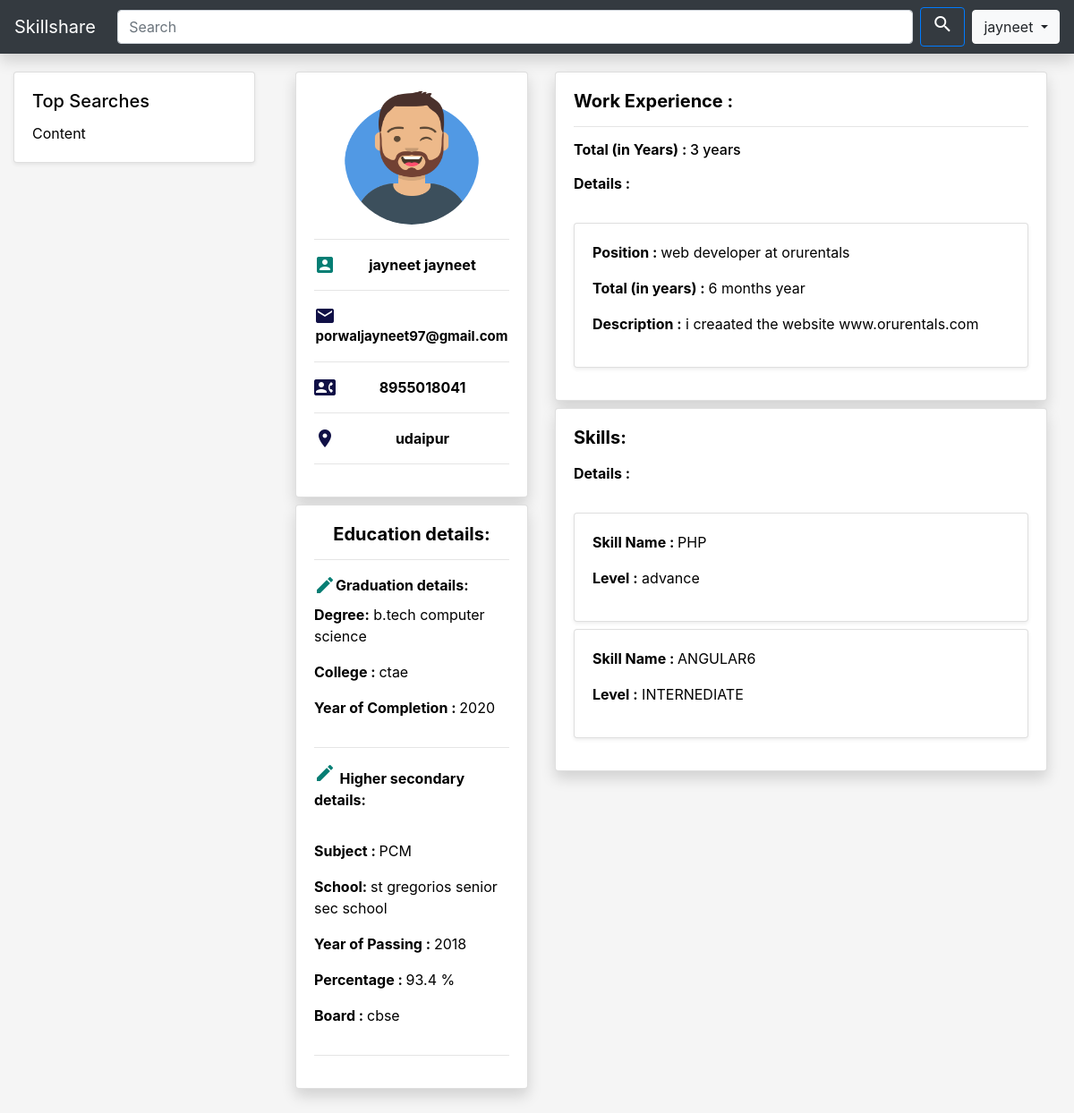
/profile.php?uid=5 (signed in), run on an earlier commit of the app's database.
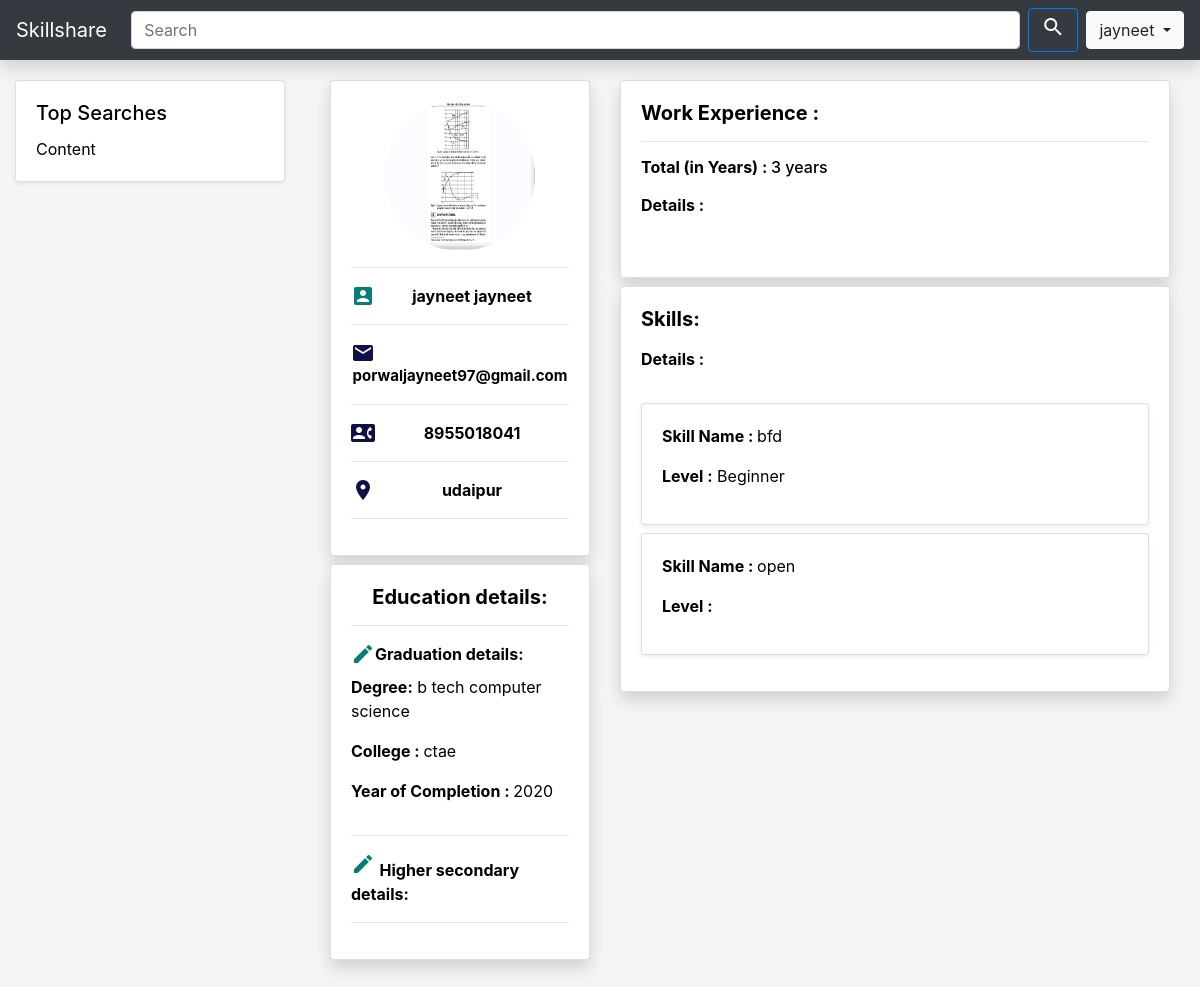
And on a later commit of the database.
### tables this page shows
CREATE TABLE `user` (
  `user_id` int(10) NOT NULL,
  `user_fname` varchar(255) NOT NULL,
  `user_lname` varchar(255) NOT NULL,
  `user_email` varchar(255) NOT NULL,
  `user_phone` varchar(11) NOT NULL,
  `user_password` varchar(25) NOT NULL,
  `user_profileimg` varchar(255) NOT NULL DEFAULT 'avatar.png',
  `user_city` varchar(20) NOT NULL,
  `experience` int(5) NOT NULL DEFAULT '0'
);

CREATE TABLE `graduation` (
  `graduation_id` int(10) NOT NULL,
  `user_id` int(10) NOT NULL,
  `college_name` varchar(255) NOT NULL,
  `degree_name` varchar(20) NOT NULL,
  `subject` varchar(20) NOT NULL,
  `year_of_completion` varchar(10) NOT NULL
);

CREATE TABLE `school` (
  `school_id` int(10) NOT NULL,
  `user_id` int(10) NOT NULL,
  `school_name` varchar(255) NOT NULL,
  `school_board` varchar(255) NOT NULL,
  `school_percentage` varchar(10) NOT NULL
);

CREATE TABLE `work_experience` (
  `experience_id` int(10) NOT NULL,
  `user_id` int(10) NOT NULL,
  `organisation` text NOT NULL,
  `position` text NOT NULL,
  `duration` text NOT NULL,
  `description` text NOT NULL
);

CREATE TABLE `skills` (
  `skill_id` int(10) NOT NULL,
  `user_id` int(10) NOT NULL,
  `skill_name` varchar(20) NOT NULL,
  `skill_level` varchar(20) NOT NULL
);

### includes/user.php (called while the page is built, shortened)
<?php
class User {
    var $user_id;
    var $conn;
    function User($user_id){
        include "db.php";
        $this->user_id=$user_id;
        $this->conn = $conn;
    }
    function getskills(){
        $sql = "select * from skills where user_id='$this->user_id'";
        $result = mysqli_query($this->conn,$sql);
        $array=null;
        if ($result) {
            while($row = mysqli_fetch_array($result)) {
                $array[]=$row;
            }
            return $array;
        } else {
            return $array;
        }
    }
    function getexperience(){
        $sql = "select * from work_experience where user_id='$this->user_id'";
        $result = mysqli_query($this->conn,$sql);
        $array=null;
        if ($result) {
            while($row = mysqli_fetch_array($result)) {
                $array[]=$row;
            }
            return $array;
        } else {
            return $array;
        }
    }
    function getschool(){
        $sql = "select * from school where user_id='$this->user_id'";
        $result = mysqli_query($this->conn,$sql);
        $array=null;
        if ($result) {
            while($row = mysqli_fetch_array($result)) {
                $array[]=$row;
            }
            return $array;
        } else {
            return $array;
        }
    }
    function getgraduation(){
        $sql = "select * from graduation where user_id='$this->user_id'";
        $result = mysqli_query($this->conn,$sql);
        $array=null;
        if ($result) {
            while($row = mysqli_fetch_array($result)) {
                $array[]=$row;
            }
            return $array;
        } else {
            return $array;
        }
    }
    function getpersonal(){
        $sql = "select user_fname,user_lname,user_email,user_phone,user_profileimg,user_city,experience from user where user_id='$this->user_id'";
        $result = mysqli_query($this->conn,$sql);
        $array=null;
        if ($result) {
            while($row = mysqli_fetch_array($result)) {
                $array[]=$row;
            }
            return $array;
        } else {
            return $array;
        }
    }
    function getResume(){
        $skills=$this->getskills();
        $experience=$this->getexperience();
        $school=$this->getschool();
        $graduation=$this->getgraduation();
        $personal=$this->getpersonal();
        $resume['skills']=$skills;
        $resume['experience']=$experience;
        $resume['school']=$school;
        $resume['graduation']=$graduation;
        $resume['personal']=$personal;
        return $resume;
    }
}
?>

### profile.php (the view, shortened to what the changed rows need)
<?php
    if(!isset($_SESSION['user_id'])){
        echo "<script>window.open('signin.html','_self')</script>";
    }
    else{
    include "includes/user.php";
    $user_id=$_GET['uid'];
    $user=new User($user_id);
    $resume=$user->getResume();
?>
<!doctype html>
<html lang="en">
  <head>
    <link rel="stylesheet" href="https://stackpath.bootstrapcdn.com/bootstrap/4.2.1/css/bootstrap.min.css">
  </head>
  <body>
<br>
<div class="row mx-auto">
<div class="col-lg-9 col-sm-auto col-md-auto">
   <div>
    <div class="container-fluid">
          <div class="row">
              <div class="col-lg-4 col-sm-auto col-md-auto">
                                           <?php
                                                if($resume['personal']){
                                                        foreach($resume['personal'] as $personal){
                                                               echo "
                <div class='card mt-2 shadow p' >
                        <div class='card-body' style='text-align:center'>
                                         <div>
                                          <img src='assets/profileimages/".$personal['user_profileimg']."'  class='rounded-circle' alt='Forest' width='150px' height='150px'>
                                         </div>
                                         <hr>
                                          <div class='row mx-auto'>
                                                <i class='material-icons' style='color:rgb(5, 126, 116)'>account_box </i>   <span class='mx-auto font-weight-bold'>".$personal['user_fname']." ".$personal['user_fname']." </span>
                                            </div>
                                                     <hr>
                                        <div class='row mx-auto'>
                                             <i class='material-icons' style='color:rgb(16, 16, 70)'>email </i> <span style='font-size:15px' class='mx-auto font-weight-bold'> ".$personal['user_email']." </span>
                                        </div>
                                   <hr>
                              <div class='row mx-auto'>
                                   <i class='material-icons' style='color:rgb(16, 16, 70)'>contact_phone</i> <span class='mx-auto font-weight-bold'>".$personal['user_phone']." </span>
                              </div>
                                   <hr>
                              <div class='row mx-auto'>
                                  <i class='material-icons' style='color:rgb(16, 16, 70)'>location_on</i> <span class='mx-auto font-weight-bold'>".$personal['user_city']." </span>
                              </div>
                              <hr>
                       </div>
                 </div>";
                        }
                    }
                ?>
           <div class="card mt-2 shadow p">
                  <div class="card-body">
                             <div class="row mx-auto">
                        <?php
                            if($resume['graduation']){
                                foreach($resume['graduation'] as $graduation){
                                    echo "<div> <p> <span class='font-weight-bold'> Degree:</span> <span> ".$graduation['degree_name']." <span> ".$graduation['subject']." </span> </span></p>
                                    <p> <span class='font-weight-bold'> College : </span><span>".$graduation['college_name']."</span> </p>
                                    <p> <span class='font-weight-bold'> Year of Completion : </span> <span>".$graduation['year_of_completion']."</span></p> </div>
                                    ";
                                }
                            }
                        ?>
                   </div>
                 <div class="row mx-auto">
                            <?php
                                if($resume['school']){
                                    foreach($resume['school'] as $school){
                                        echo "<hr> <hr><div><p> <span class='font-weight-bold'> Subject : </span> <span>PCM</span> </p>
                                        <p> <span class='font-weight-bold'>School: </span><span>".$school['school_name']." </span></p>
                                        <p> <span class='font-weight-bold'>Year of Passing : </span> <span>2018</span></p>
                                        <p> <span class='font-weight-bold'> Percentage : </span> <span> ".$school['school_percentage']." %</span></p>
                                        <p> <span class='font-weight-bold'>Board : </span> <span> ".$school['school_board']."</span></p></div> ";
                                    }
                                }
                            ?>
                      </div><hr>
                </div>
         </div>
   </div>
    <div class="col-lg-8 col-sm-auto col-md-auto">
         <div class="card mt-2 shadow p">
              <div class="card-body">
                        <p class="card-text ">
                          <br>
                          <?php
                                if($resume['experience']){
                                    foreach($resume['experience'] as $experience){
                                        echo "                          <div class='card mt-2 shadow-sm'>
                                    <div class='card-body'>
                                            <div class='row mx-auto'>
                                                <p><span class='font-weight-bold'> Position : </span> <span> ".$experience['position']." <Span> at <span>".$experience['organisation']." </span></p>
                                            </div>
                                         <div class='row mx-auto'>
                                              <p> <span class='font-weight-bold' > Total (in years) : </span> <span> ".$experience['duration']." year </span></p>
                                          </div>
                                          <div class='row mx-auto'>
                                              <p> <span class='font-weight-bold'> Description :</span> <span> ".$experience['description']."</span></p>
                                          </div>
                                        </div>
                                    </div>";
                                    }
                                }
                            ?>
                        </p>
                  </div>
             </div>
           <div class="card mt-2 shadow p">
               <div class="card-body">
                   <p class="card-text ">
                            <br>
                                <?php
                                    if($resume['skills']){
                                        foreach($resume['skills'] as $skill){
                                            echo "
                                             <div class='card mt-2 shadow-sm'>
                                                  <div class='card-body'>
                                                         <div class='row mx-auto'>
                                                               <p> <span class='font-weight-bold'> Skill Name : </span> <span> ".$skill['skill_name']."</span></p>
                                                          </div>
                                                        <div class='row mx-auto'>
                                                            <p> <span class='font-weight-bold'> Level :</span> <span>".$skill['skill_level']."</span></p>
                                                         </div>
                                                   </div>
                                             </div>";
                                        }
                                    }
                                ?>
                          </p>
                    </div>
              </div>
      </div>
   </div>
 </div>
</div>
</div>
  </body>
</html>
<?php
}
?>

What changed in the data, as far as the page shows it:
removed graduation: degree_name "b.tech", subject "computer science", college_name "ctae", year_of_completion "2020"
removed school: school_name "st gregorios senior sec school", school_percentage "93.4", school_board "cbse"
removed work_experience: position "web developer", organisation "orurentals", duration "6 months", description "i creaated the website www.orurentals.com"
removed skills: skill_name "PHP", skill_level "advance"
removed skills: skill_name "ANGULAR6", skill_level "INTERNEDIATE"
changed user "jayneet": user_profileimg: picture added in place of a placeholder
added graduation: degree_name "b tech", subject "computer science", college_name "ctae", year_of_completion "2020"
added skills: skill_name "bfd", skill_level "Beginner"
added skills: skill_name "open"
